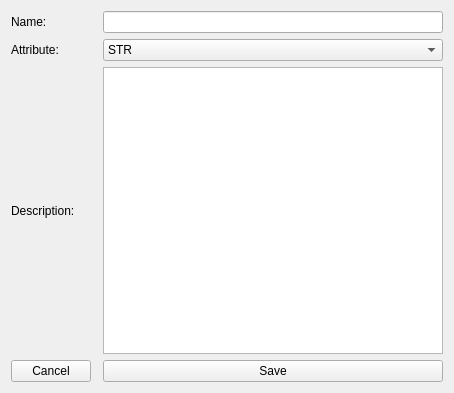
<?xml version="1.0" encoding="UTF-8"?>
<ui version="4.0">
 <class>Form</class>
 <widget class="QWidget" name="Form">
  <property name="geometry">
   <rect>
    <x>0</x>
    <y>0</y>
    <width>454</width>
    <height>393</height>
   </rect>
  </property>
  <property name="windowTitle">
   <string>New Skill</string>
  </property>
  <layout class="QGridLayout" name="gridLayout">
   <item row="2" column="0" colspan="2">
    <widget class="QLabel" name="label_3">
     <property name="text">
      <string>Description: </string>
     </property>
    </widget>
   </item>
   <item row="1" column="0">
    <widget class="QLabel" name="label_2">
     <property name="text">
      <string>Attribute: </string>
     </property>
    </widget>
   </item>
   <item row="0" column="0">
    <widget class="QLabel" name="label">
     <property name="text">
      <string>Name: </string>
     </property>
    </widget>
   </item>
   <item row="4" column="0">
    <widget class="QPushButton" name="cancelButton">
     <property name="text">
      <string>Cancel</string>
     </property>
    </widget>
   </item>
   <item row="4" column="2">
    <widget class="QPushButton" name="saveButton">
     <property name="text">
      <string>Save</string>
     </property>
    </widget>
   </item>
   <item row="2" column="2">
    <widget class="QTextEdit" name="descriptText"/>
   </item>
   <item row="1" column="2">
    <widget class="QComboBox" name="attributeBox">
     <item>
      <property name="text">
       <string>STR</string>
      </property>
     </item>
     <item>
      <property name="text">
       <string>DEX</string>
      </property>
     </item>
     <item>
      <property name="text">
       <string>INT</string>
      </property>
     </item>
     <item>
      <property name="text">
       <string>WIS</string>
      </property>
     </item>
     <item>
      <property name="text">
       <string>CHA</string>
      </property>
     </item>
     <item>
      <property name="text">
       <string>CON</string>
      </property>
     </item>
    </widget>
   </item>
   <item row="0" column="2">
    <widget class="QLineEdit" name="nameLineEdit"/>
   </item>
  </layout>
 </widget>
 <tabstops>
  <tabstop>nameLineEdit</tabstop>
  <tabstop>attributeBox</tabstop>
  <tabstop>descriptText</tabstop>
  <tabstop>saveButton</tabstop>
  <tabstop>cancelButton</tabstop>
 </tabstops>
 <resources/>
 <connections/>
</ui>
